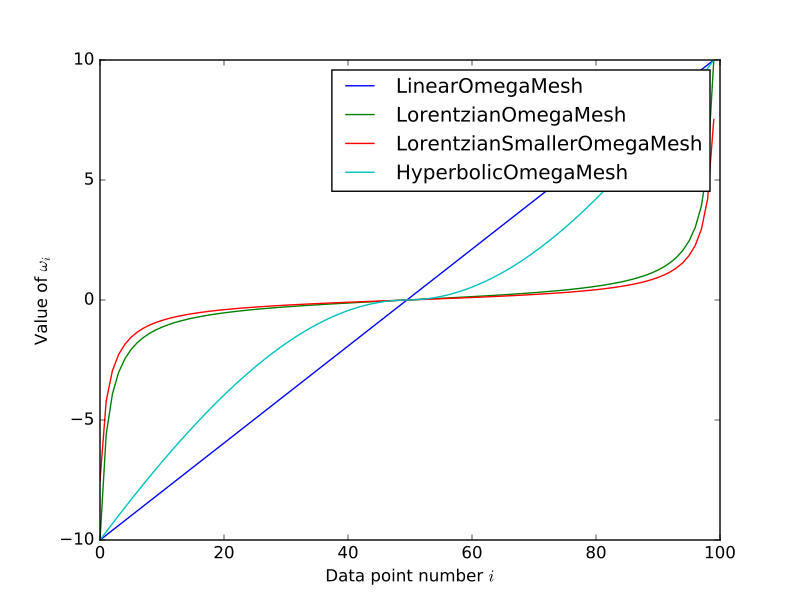

Source code (Python):
import matplotlib.pyplot as plt
import numpy as np
from triqs_maxent.omega_meshes import *

for mesh in [LinearOmegaMesh, LorentzianOmegaMesh,
     LorentzianSmallerOmegaMesh, HyperbolicOmegaMesh]:

     m = mesh(omega_min=-10,omega_max=10,n_points=100)
     plt.plot(list(m),label=mesh.__name__)
plt.xlabel('Data point number $i$')
plt.ylabel('Value of $\\omega_i$')
plt.legend()
